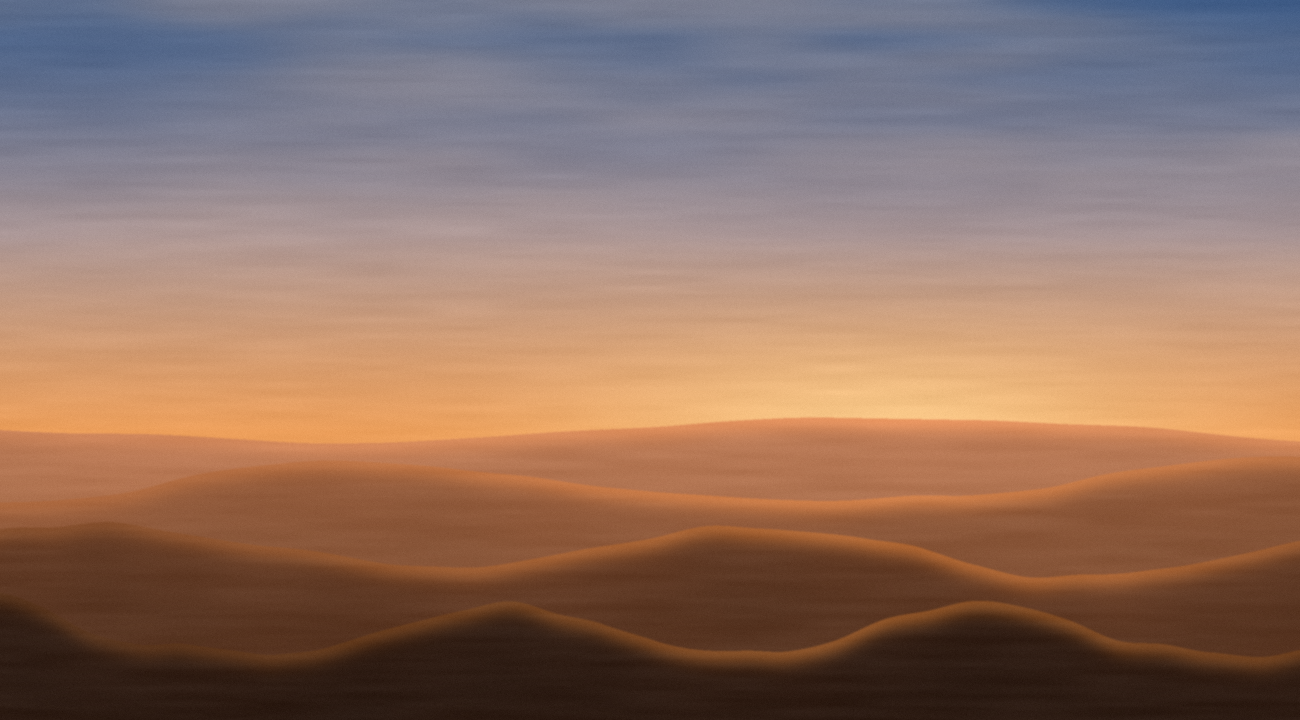
#> input picture design/assets/dunes-dusk.png, 2600 x 1440 px (shown at 1/2 size)
$ python dunes-footer.py
#> lines starting #> are read from the running program, lines starting #| are printed output that depends on the picture
# Footer painting: the dusk dunes, grainy like a risograph, fading up into the warm ground. Run after dunes-dusk.py.
import os
import numpy as np
from PIL import Image
here = os.path.dirname(os.path.abspath(__file__))
src = Image.open(os.path.join(here, 'dunes-dusk.png')).convert('RGB')
#> src is the input picture: PIL image 2600x1440 RGB; mean R, G, B 143.6, 113.4, 99
W, H = 2880, 1200
im = src.resize((W, int(src.height * W / src.width)), Image.LANCZOS)
im = im.crop((0, im.height - H, W, im.height))
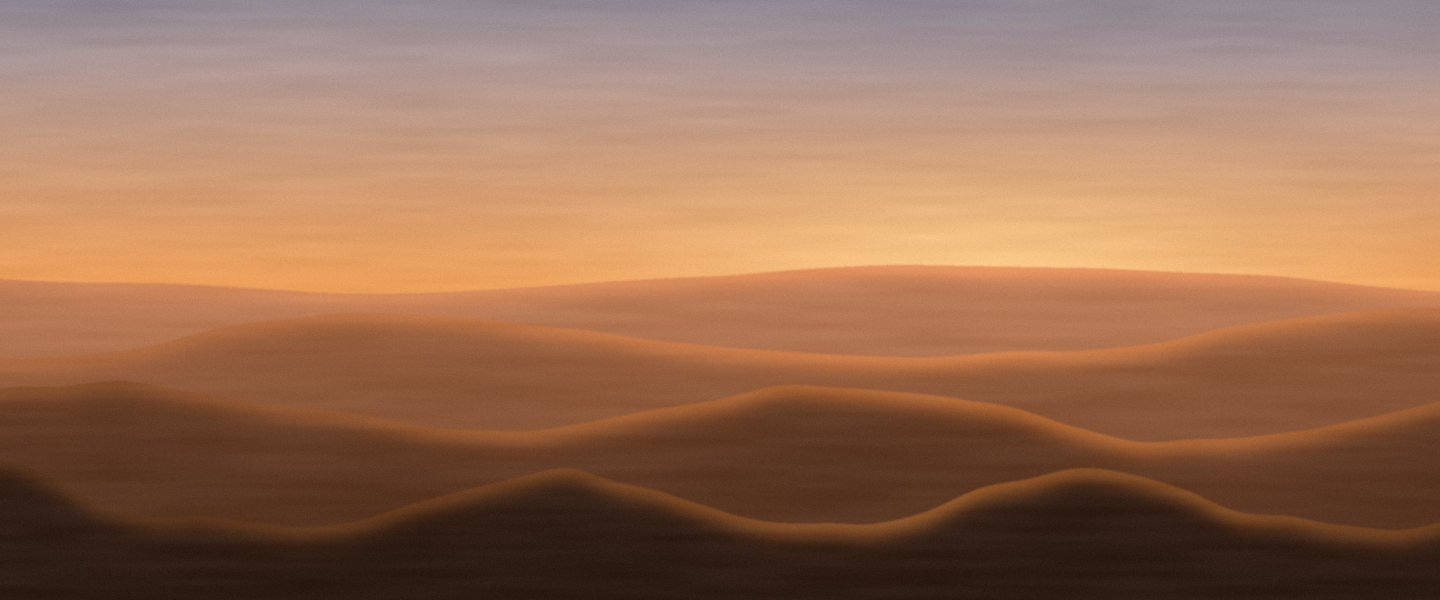
#> im: PIL image 2880x1200 RGB (shown at 1/2 size); mean R, G, B 153.1, 111, 84.7
a = np.asarray(im).astype(float)
rng = np.random.default_rng(5)
# Coarse grain: 2px cells of mono noise, strong in the sky, softer in the dunes.
cell = rng.normal(0, 1, (H // 2, W // 2)).repeat(2, 0).repeat(2, 1)[:H, :W]
y = np.linspace(0, 1, H)[:, None]
a += cell[..., None] * (26 - 10 * y)[..., None]
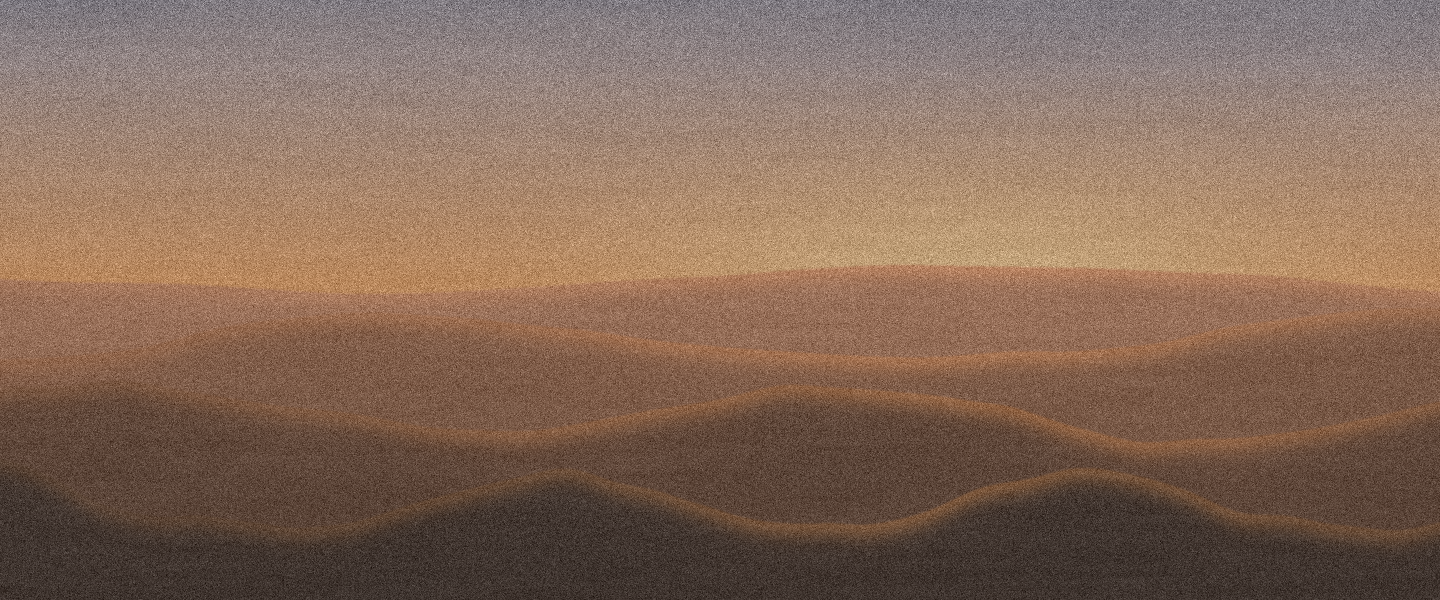
#> a: shape (1200, 2880, 3) float64 (shown at 1/2 size); mean R, G, B 153.1, 111, 84.8; drawn with min black and max white
a = np.clip(a, 0, 255)
# Fade the top into the ground (#efece4) with alpha, so the columns sit on warm paper.
alpha = np.clip((y - 0.08) / 0.5, 0, 1) ** 1.6
dither = (rng.random((H, W)) - 0.5) * 0.22
alpha = np.clip(alpha + dither * (alpha * (1 - alpha)) * 4, 0, 1)
rgba = np.dstack([a, np.broadcast_to(alpha * 255, (H, W))]).astype(np.uint8)
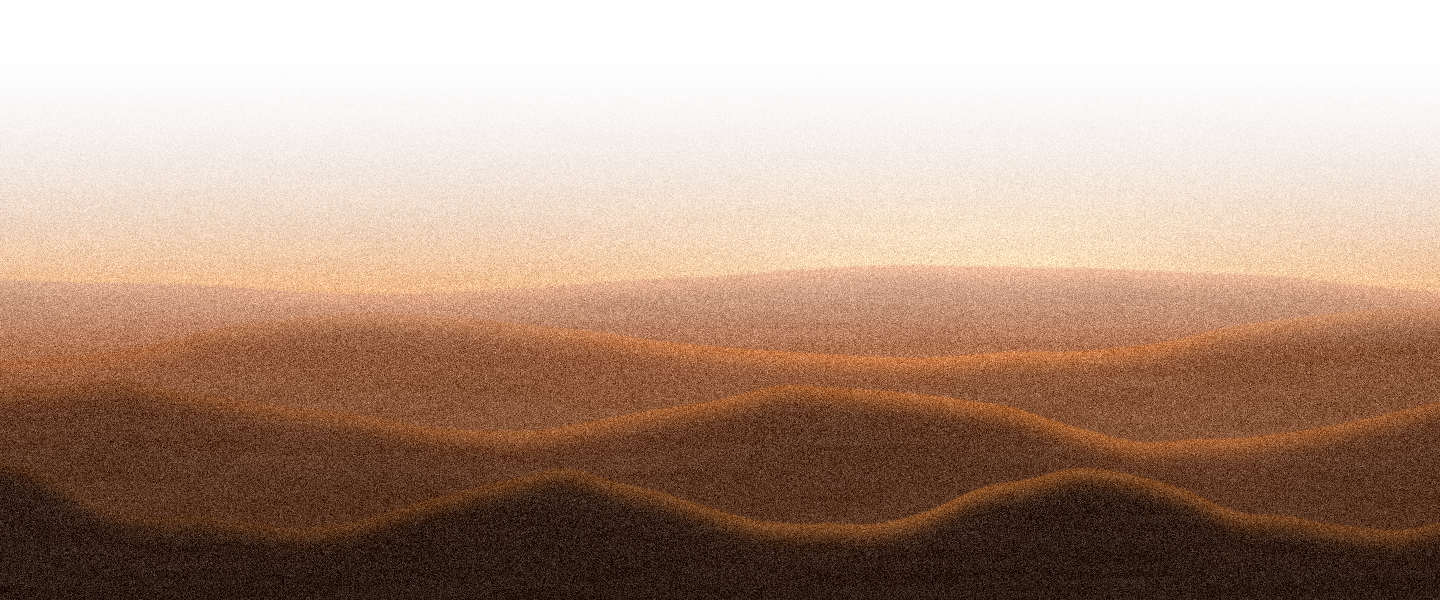
#> rgba: shape (1200, 2880, 4) (shown at 1/2 size); mean R, G, B, A 152.3, 110.6, 84.5, 155.9; transparent parts drawn white
Image.fromarray(rgba, 'RGBA').save(os.path.join(here, 'dunes-footer.png'), optimize=True)
print('ok')
